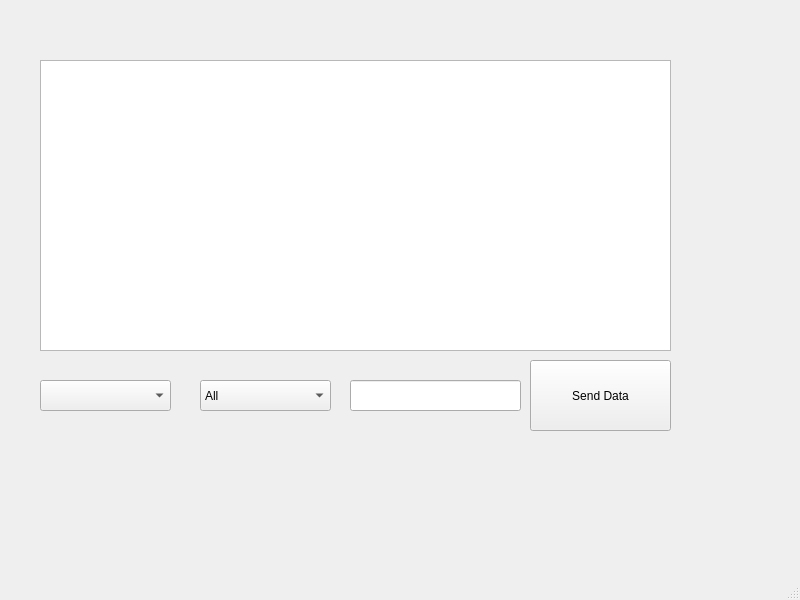
<?xml version="1.0" encoding="UTF-8"?>
<ui version="4.0">
 <class>MainWindow</class>
 <widget class="QMainWindow" name="MainWindow">
  <property name="geometry">
   <rect>
    <x>0</x>
    <y>0</y>
    <width>800</width>
    <height>600</height>
   </rect>
  </property>
  <property name="windowTitle">
   <string>MainWindow</string>
  </property>
  <widget class="QWidget" name="centralwidget">
   <widget class="QComboBox" name="comboBox">
    <property name="geometry">
     <rect>
      <x>40</x>
      <y>380</y>
      <width>131</width>
      <height>31</height>
     </rect>
    </property>
   </widget>
   <widget class="QComboBox" name="comboBox_2">
    <property name="geometry">
     <rect>
      <x>200</x>
      <y>380</y>
      <width>131</width>
      <height>31</height>
     </rect>
    </property>
    <item>
     <property name="text">
      <string>All</string>
     </property>
    </item>
    <item>
     <property name="text">
      <string>Individual</string>
     </property>
    </item>
   </widget>
   <widget class="QTextEdit" name="textEdit">
    <property name="geometry">
     <rect>
      <x>40</x>
      <y>60</y>
      <width>631</width>
      <height>291</height>
     </rect>
    </property>
   </widget>
   <widget class="QPushButton" name="pushButton_2">
    <property name="geometry">
     <rect>
      <x>530</x>
      <y>360</y>
      <width>141</width>
      <height>71</height>
     </rect>
    </property>
    <property name="text">
     <string>Send Data</string>
    </property>
   </widget>
   <widget class="QLineEdit" name="lineEdit">
    <property name="geometry">
     <rect>
      <x>350</x>
      <y>380</y>
      <width>171</width>
      <height>31</height>
     </rect>
    </property>
   </widget>
  </widget>
  <widget class="QMenuBar" name="menubar">
   <property name="geometry">
    <rect>
     <x>0</x>
     <y>0</y>
     <width>800</width>
     <height>26</height>
    </rect>
   </property>
  </widget>
  <widget class="QStatusBar" name="statusbar"/>
 </widget>
 <resources/>
 <connections/>
</ui>
